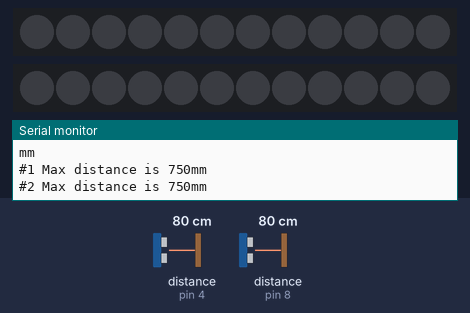
The program below on a simulated Arduino Nano, built with avr-gcc and run on an emulated ATmega328P. On the bench: 2 × 12 RGB LEDs in strip order, left to right, the last lines printed to the serial monitor. Inputs (shaded band) come from the test bench; at power-on: distance to the obstacle (sensors on pin 4, pin 8) 80 cm. The echo pulse lasts 58.3 µs per cm; dim RGB values are drawn brighter than linear.

Above: at 1.3 s.
1.4 s: distance to the obstacle (sensor on pin 4) set to 35 cm
At 3.4 s:
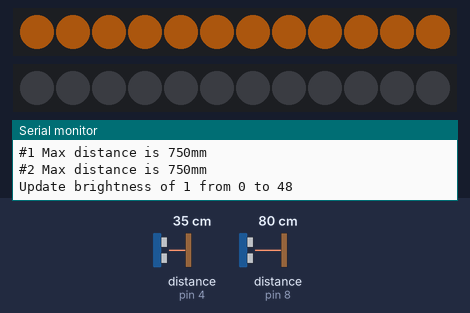
4.4 s: distance to the obstacle (sensor on pin 8) set to 60 cm
At 7.1 s:
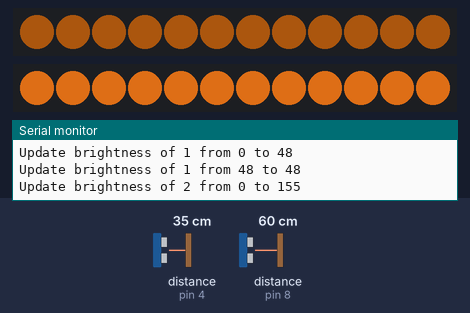
8.0 s: distance to the obstacle (sensor on pin 4) set to 27 cm
12.0 s: distance to the obstacle (sensor on pin 8) set to 9 cm
At 16.0 s:
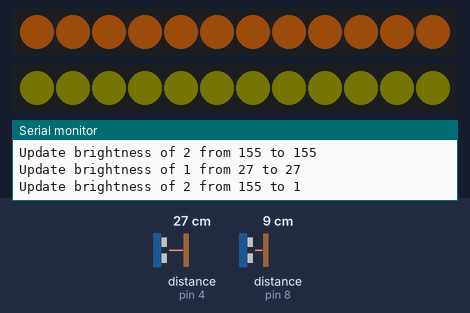
16.5 s: distance to the obstacle (sensor on pin 4) set to 2 cm
At 19.7 s:
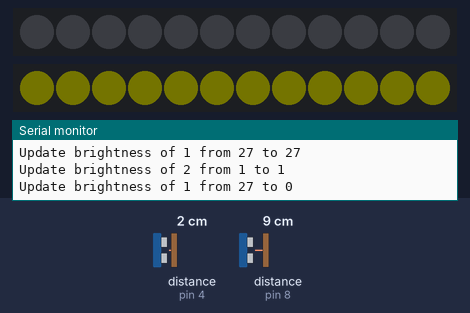
20.6 s: distance to the obstacle (sensor on pin 8) set to 18 cm
Timing chart, 0 to 23.6 s (numbered marks = the images above; inputs shaded):
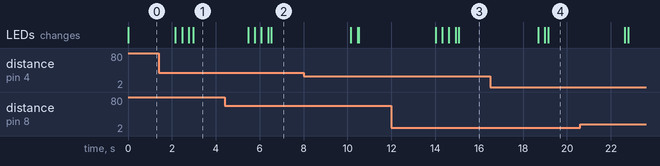

Measured:
- after the input at 1.4 s, the LEDs: first change after 0.76 s (image 1 shows a later state)
- after the input at 4.4 s, the LEDs: first change after 1.1 s (image 2 shows a later state)

The program:

main.cpp
```cpp
#include <Arduino.h>
#include <Adafruit_NeoPixel.h>
#include <hcsr04.h>
#include <LowPower.h>

#define PIXEL_PIN_1 2
#define TRIG_PIN_1 3
#define ECHO_PIN_1 4

#define PIXEL_PIN_2 6
#define TRIG_PIN_2 7
#define ECHO_PIN_2 8

#define NUMPIXELS 12

#define DISTANCE_MIN 30
#define OFFSET_MAX 25
#define OFFSET_MIN 15
#define STEPS 64
#define EXPONENT 2
#define BRIGHTNESS_MAX_REL pow(STEPS, EXPONENT)
#define BRIGHTNESS_MAX 255
#define DURATION 1000

Adafruit_NeoPixel pixels1 = Adafruit_NeoPixel(NUMPIXELS, PIXEL_PIN_1, NEO_GRB + NEO_KHZ800);
HCSR04 hcsr04_1(TRIG_PIN_1, ECHO_PIN_1, OFFSET_MIN, 500 + OFFSET_MAX);

int distanceMax1 = 200;
int currentBrightness1 = 0;

Adafruit_NeoPixel pixels2 = Adafruit_NeoPixel(NUMPIXELS, PIXEL_PIN_2, NEO_GRB + NEO_KHZ800);
HCSR04 hcsr04_2(TRIG_PIN_2, ECHO_PIN_2, OFFSET_MIN, 500 + OFFSET_MAX);

int distanceMax2 = 200;
int currentBrightness2 = 0;

void sleep(period_t sleepTime)
{
    LowPower.idle(
        sleepTime,
        ADC_OFF,
        TIMER2_OFF,
        TIMER1_OFF,
        TIMER0_OFF,
        SPI_OFF,
        USART0_OFF,
        TWI_OFF);
}

int updateStrip(int no, Adafruit_NeoPixel &pixels, int realDistance, int distanceMax, int currentBrightness)
{
    int x = max(0, min(STEPS, map(realDistance, DISTANCE_MIN, distanceMax, 0, STEPS)));
    unsigned int rel_brightness = pow(x, EXPONENT);
    int brightness = max(0, min(BRIGHTNESS_MAX, map(rel_brightness, 0, BRIGHTNESS_MAX_REL, 0, BRIGHTNESS_MAX)));
    int diff = brightness - currentBrightness;
    int step = diff > 0 ? 1 : -1;
    int progress = 0;
    // ~ 60fps minimum
    int changeDelay = min(16, ceil(DURATION / abs(diff)));

    Serial.print("Update brightness of ");
    Serial.print(no);
    Serial.print(" from ");
    Serial.print(currentBrightness);
    Serial.print(" to ");
    Serial.print(brightness);
    Serial.println();

    while (progress != diff)
    {
        progress += step;

        int brightness_val = currentBrightness + progress;
        int brightness_val_R = brightness_val * 1;
        int brightness_val_G = brightness_val_R > 0 ? max(1, brightness_val * 0.5) : 0;
        int brightness_val_B = brightness_val_R > 9 ? max(1, brightness_val * 0.1) : 0;

        for (int i = 0; i < NUMPIXELS; i++)
        {
            // pixels.Color takes RGB values, from 0,0,0 up to 255,255,255
            pixels.setPixelColor(i, pixels.Color(brightness_val_R, brightness_val_G, brightness_val_B));
        }

        // Serial.print("Update strip step -> ");
        // Serial.println(brightness);

        pixels.show(); // This sends the updated pixel color to the hardware.

        delay(changeDelay);
    }

    sleep(SLEEP_1S);

    return brightness;
}

void setup()
{
    Serial.begin(9600);

    pixels1.begin();
    delay(10);

    pixels2.begin();
    delay(10);

    for (int i = 0; i < NUMPIXELS; i++)
    {
        // pixels1.Color takes RGB values, from 0,0,0 up to 255,255,255
        pixels1.setPixelColor(i, pixels1.Color(0, 0, 0));
        pixels2.setPixelColor(i, pixels2.Color(0, 0, 0));
    }

    pixels1.show(); // This sends the updated pixel color to the hardware.
    pixels2.show();

    delay(10);

    Serial.print("Min distance is ");
    Serial.println(OFFSET_MIN * 2);
    Serial.println("mm");

    distanceMax1 = hcsr04_1.distanceInMillimeters() - (OFFSET_MAX * 2);

    Serial.print("#1 Max distance is ");
    Serial.print(distanceMax1);
    Serial.println("mm");

    delay(10);

    distanceMax2 = hcsr04_2.distanceInMillimeters() - (OFFSET_MAX * 2);

    Serial.print("#2 Max distance is ");
    Serial.print(distanceMax2);
    Serial.println("mm");

    delay(100);
}

void loop()
{
    sleep((currentBrightness1 < 1 && currentBrightness2 < 1) ? SLEEP_2S : SLEEP_250MS);

    int realDistance1 = hcsr04_1.distanceInMillimeters();

    if (realDistance1 > 0 && realDistance1 <= distanceMax1 + OFFSET_MAX)
    {
        currentBrightness1 = updateStrip(1, pixels1, realDistance1, distanceMax1, currentBrightness1);
    }

    sleep(SLEEP_120MS);

    int realDistance2 = hcsr04_2.distanceInMillimeters();

    if (realDistance2 > 0 && realDistance2 <= distanceMax2 + OFFSET_MAX)
    {
        currentBrightness2 = updateStrip(2, pixels2, realDistance2, distanceMax2, currentBrightness2);
    }
}
```
